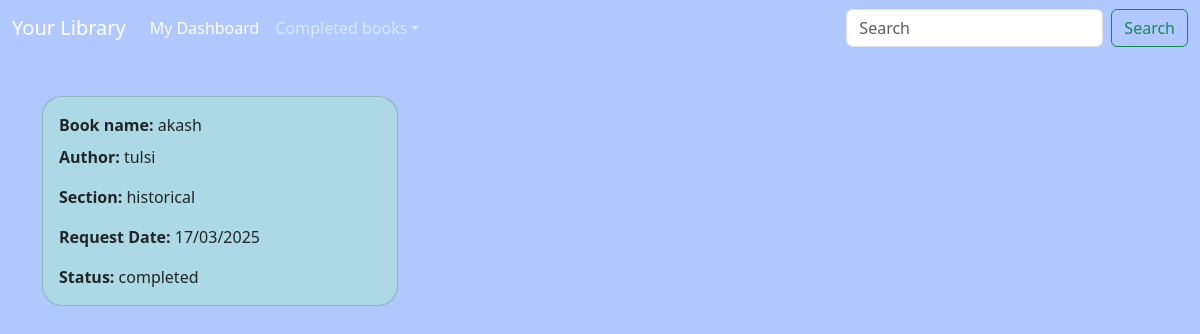
Screenshot of /mybook/3 (signed in) with the database file from the repository.
### tables this page shows
CREATE TABLE Requests (
        request_id INTEGER PRIMARY KEY AUTOINCREMENT,
        user_id INTEGER,
        book_id INTEGER,
        book_name TEXT,
        author_name TEXT,
        section_name TEXT,
        request_date DATE,
        status TEXT,
        issue_date DATE,
        return_date DATE,
        days INTEGER,
        feedback TEXT,
        rating INTEGER,
        FOREIGN KEY (user_id) REFERENCES Users(id),
        FOREIGN KEY (book_id) REFERENCES Books(id)
    );

### app.py (the view, shortened to what this page needs)
@app.route("/mybook/<int:user_id>")
def mybook(user_id):
    if 'user_id' in session and session['user_id'] == user_id:
        with sqlite3.connect('library.db') as conn:
            cursor = conn.cursor()
            cursor.execute("SELECT * FROM Requests WHERE user_id = ?", (user_id,))
            requested_books = cursor.fetchall()
            cursor.execute("SELECT * FROM Requests WHERE user_id = ? AND status = 'completed'", (user_id,))
            completed_books = cursor.fetchall()
            cursor.execute("SELECT * FROM Books WHERE id IN (SELECT book_id FROM Requests WHERE user_id = ? AND status = 'grant')", (user_id,))
            granted_books = cursor.fetchall()
            current_date = datetime.datetime.now().date()
        return render_template("mybook.html", user_id=user_id, requested_books=requested_books, completed_books=completed_books, granted_books=granted_books,current_date=current_date,parse_date=parse_date)
    else:
        flash("You are not logged in.", "error")
        return redirect(url_for('login'))

### templates/mybook.html (shortened to what this page needs)
<!DOCTYPE html>
<html lang="en">
<head>
    <link href="https://cdn.jsdelivr.net/npm/bootstrap@5.3.3/dist/css/bootstrap.min.css" rel="stylesheet">
</head>
<body>
    <nav class="navbar navbar-expand-lg bg-dark navbar-dark bg-transparent">
        <div class="container-fluid">
            <a class="navbar-brand" href="/">Your Library</a>
            <div class="collapse navbar-collapse" id="navbarSupportedContent">
                <ul class="navbar-nav me-auto mb-2 mb-lg-0">
                    <li class="nav-item">
                        <a class="nav-link active" href="{{ url_for('user_dashboard', user_id=session['user_id']) }}">My Dashboard</a>
                    </li>
                    <li class="nav-item dropdown">
                        <a class="nav-link dropdown-toggle" href="#" role="button" data-bs-toggle="dropdown" aria-expanded="false">Completed books</a>
                    </li>
                </ul>
                <form class="d-flex" role="search">
                    <input class="form-control me-2" type="search" placeholder="Search" aria-label="Search"/>
                    <button class="btn btn-outline-success" type="submit">Search</button>
                </form>
            </div>
        </div>
    </nav>
    <div class="container mt-4">
        <div class="row">
            {% for book in requested_books %}
            <div class="col-md-4 mt-3 {% if book[7] == 'completed' %}completed-book{% endif %}">
                <div class="card {% if book[7] == 'grant' %}status-granted{% elif book[7] == 'reject' %}status-rejected{% else %}status-pending{% endif %}">
                    <div class="card-body">
                        <p class="card-title"><strong>Book name: </strong>{{ book[3] }}</p>
                        <p class="card-text"> <strong>Author: </strong> {{ book[4] }}</p>
                        <p class="card-text"><strong>Section: </strong>{{ book[5] }}</p>
                        <p class="card-text"><strong>Request Date: </strong>{{ book[6][8:10] }}/{{ book[6][5:7] }}/{{ book[6][0:4] }}</p>
                        <p class="card-text"><strong>Status: </strong>{{ book[7] }}</p>
                    </div>
                </div>
            </div>
            {% endfor %}
        </div>
    </div>
</body>
</html>

### rows the page displays
Requests: book_name "akash", author_name "tulsi", section_name "historical", request_date "17", request_date "03", request_date "2025", status "completed"
